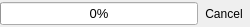
<ui version="4.0" >
 <class>ProgressBar</class>
 <widget class="QWidget" name="ProgressBar" >
  <property name="geometry" >
   <rect>
    <x>0</x>
    <y>0</y>
    <width>250</width>
    <height>27</height>
   </rect>
  </property>
  <property name="sizePolicy" >
   <sizepolicy vsizetype="Fixed" hsizetype="Expanding" >
    <horstretch>0</horstretch>
    <verstretch>0</verstretch>
   </sizepolicy>
  </property>
  <property name="windowTitle" >
   <string>Form</string>
  </property>
  <property name="autoFillBackground" >
   <bool>true</bool>
  </property>
  <layout class="QHBoxLayout" >
   <property name="spacing" >
    <number>0</number>
   </property>
   <property name="sizeConstraint" >
    <enum>QLayout::SetNoConstraint</enum>
   </property>
   <property name="margin" >
    <number>0</number>
   </property>
   <item>
    <widget class="QProgressBar" name="progBar_" >
     <property name="sizePolicy" >
      <sizepolicy vsizetype="Fixed" hsizetype="Expanding" >
       <horstretch>0</horstretch>
       <verstretch>0</verstretch>
      </sizepolicy>
     </property>
     <property name="font" >
      <font>
       <pointsize>10</pointsize>
      </font>
     </property>
     <property name="value" >
      <number>0</number>
     </property>
    </widget>
   </item>
   <item>
    <widget class="QToolButton" name="cancelButton_" >
     <property name="sizePolicy" >
      <sizepolicy vsizetype="Fixed" hsizetype="Fixed" >
       <horstretch>0</horstretch>
       <verstretch>0</verstretch>
      </sizepolicy>
     </property>
     <property name="text" >
      <string>Cancel</string>
     </property>
     <property name="icon" >
      <iconset resource="core.qrc" >
       <normaloff>:/images/cancel</normaloff>:/images/cancel</iconset>
     </property>
     <property name="iconSize" >
      <size>
       <width>16</width>
       <height>16</height>
      </size>
     </property>
     <property name="autoRaise" >
      <bool>true</bool>
     </property>
    </widget>
   </item>
  </layout>
  <zorder>cancelButton_</zorder>
  <zorder>progBar_</zorder>
 </widget>
 <resources>
  <include location="core.qrc" />
 </resources>
 <connections/>
</ui>
